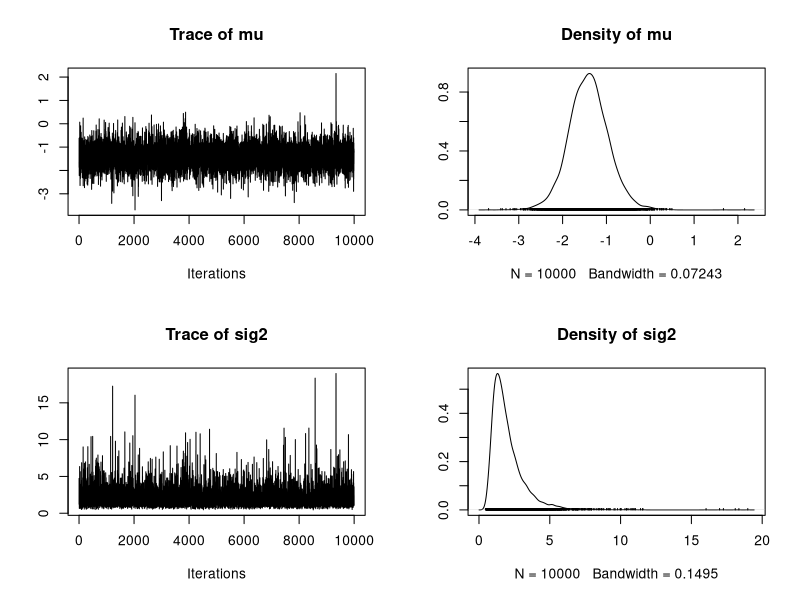
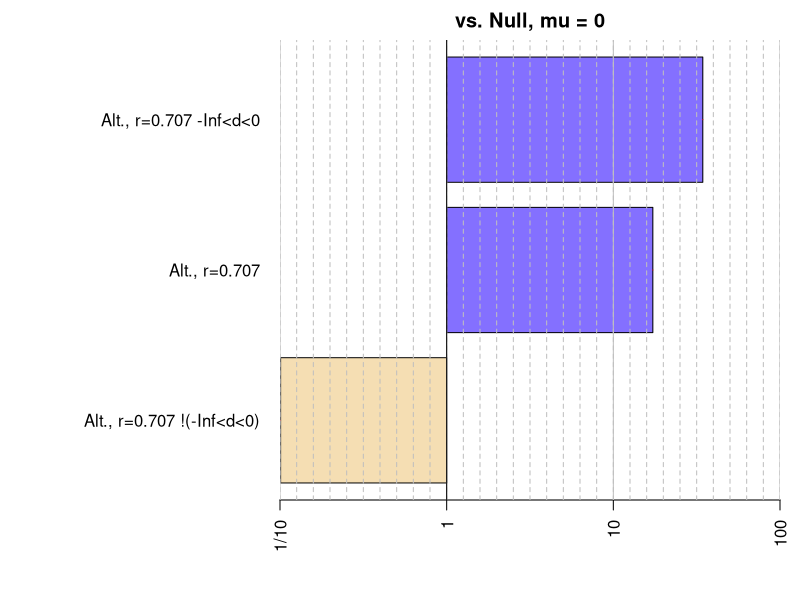
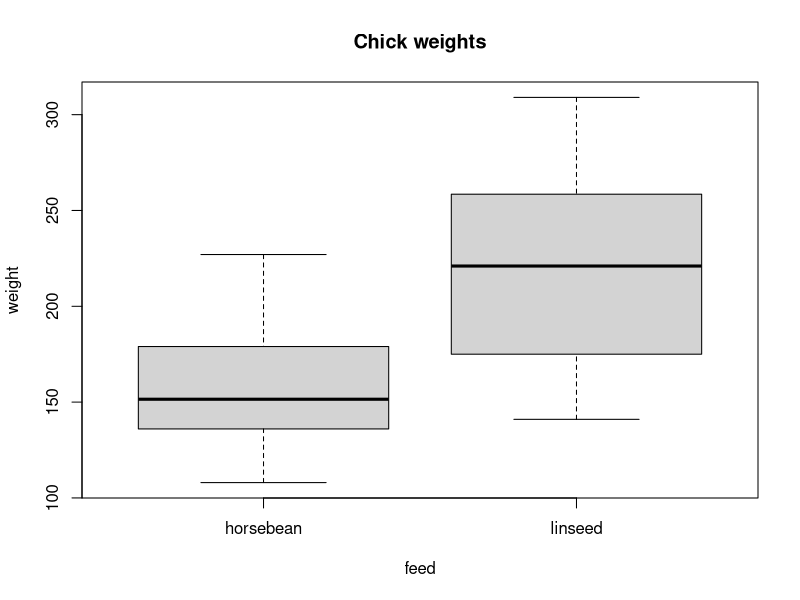
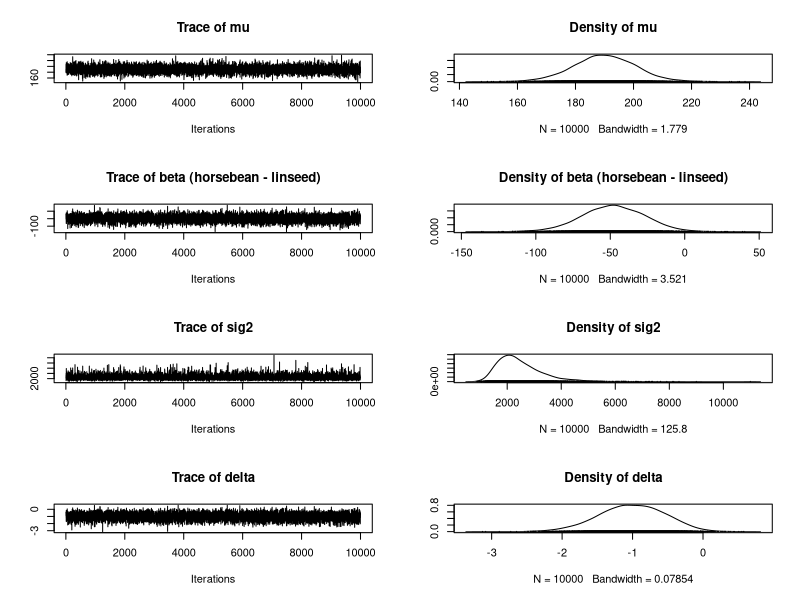
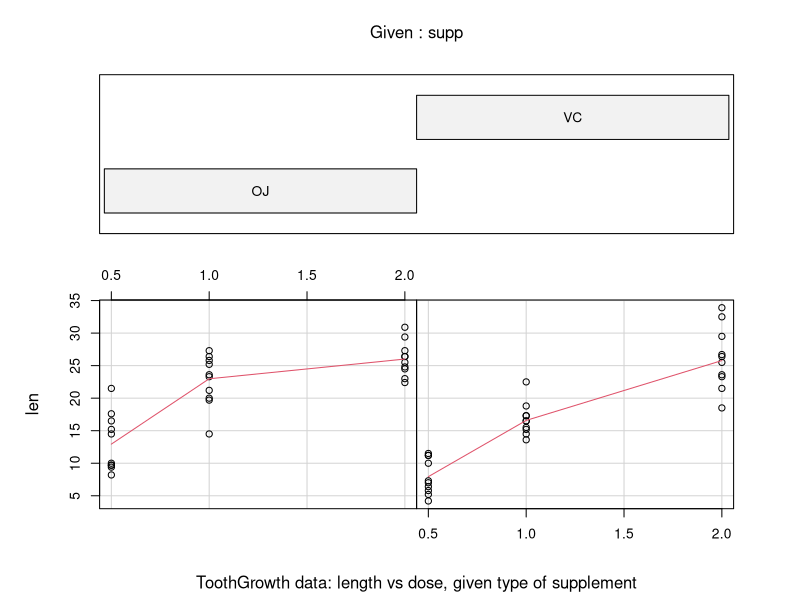
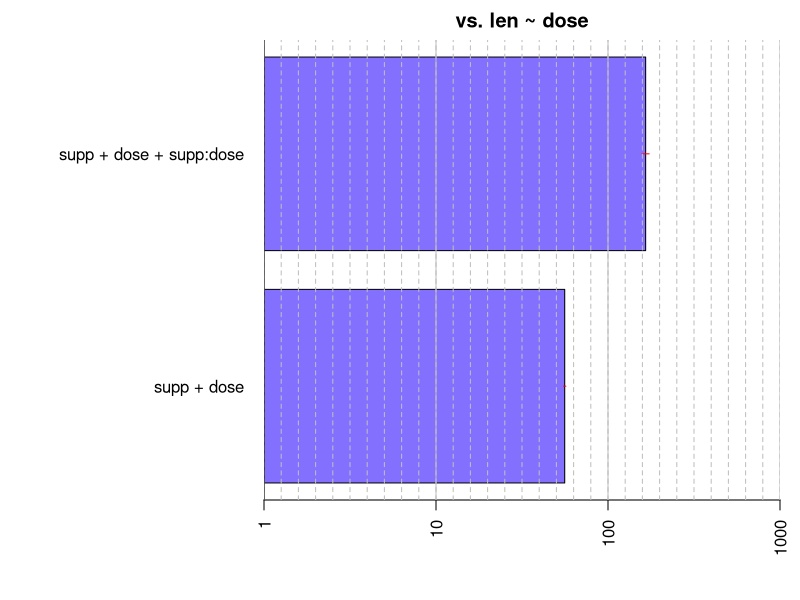
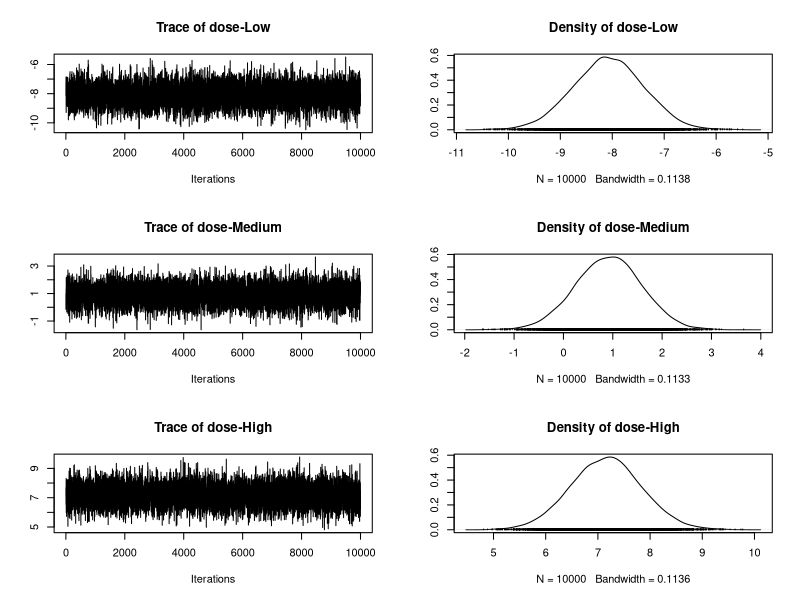
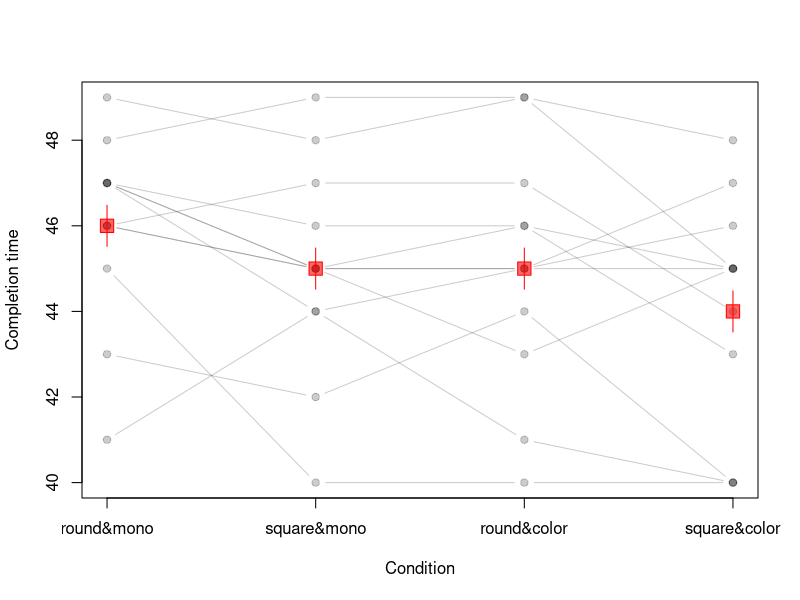

The R script that drew these images, in order:
## ---- chunk 1
library(knitr)
options(digits=3)
require(graphics)
set.seed(2)
## ---- chunk 2
library(BayesFactor)
## ---- chunk 3
options(BFprogress = FALSE)
bfversion = BFInfo()
session = sessionInfo()[[1]]
rversion = paste(session$version.string," on ",session$platform,sep="")
## ---- chunk 4
data(sleep)

## Compute difference scores
diffScores = sleep$extra[1:10] - sleep$extra[11:20]

## Traditional two-tailed t test
t.test(diffScores)
## ---- chunk 5
bf = ttestBF(x = diffScores)
## Equivalently:
## bf = ttestBF(x = sleep$extra[1:10],y=sleep$extra[11:20], paired=TRUE)
bf
## ---- chunk 6
1 / bf
## ---- chunk 7
options()$BFprogress
chains = posterior(bf, iterations = 1000)
summary(chains)
## ---- chunk 8
chains2 = recompute(chains, iterations = 10000)
plot(chains2[,1:2])
## ---- chunk 9
bfInterval = ttestBF(x = diffScores, nullInterval=c(-Inf,0))
bfInterval
## ---- chunk 10
bfInterval[1] / bfInterval[2]
## ---- chunk 11
allbf = c(bf, bfInterval)
allbf
## ---- chunk 12
plot(allbf)
## ---- chunk 13
bfmat = allbf / allbf
bfmat
## ---- chunk 14
bfmat[,2]
bfmat[1,]
## ---- chunk 15
bfmat[,1:2]
t(bfmat[,1:2])
## ---- chunk 16
data(chickwts)

## Restrict to two groups
chickwts = chickwts[chickwts$feed %in% c("horsebean","linseed"),]
## Drop unused factor levels
chickwts$feed = factor(chickwts$feed)

## Plot data
plot(weight ~  feed, data = chickwts, main = "Chick weights")
## ---- chunk 17
## traditional t test
t.test(weight ~ feed, data = chickwts, var.eq=TRUE)
## ---- chunk 18
## Compute Bayes factor
bf = ttestBF(formula = weight ~ feed, data = chickwts)
bf
## ---- chunk 19
chains = posterior(bf, iterations = 10000)
plot(chains[,1:4])
## ---- chunk 20
data(ToothGrowth)

## Example plot from ?ToothGrowth

coplot(len ~ dose | supp, data = ToothGrowth, panel = panel.smooth,
       xlab = "ToothGrowth data: length vs dose, given type of supplement")

## Treat dose as a factor
ToothGrowth$dose = factor(ToothGrowth$dose)
levels(ToothGrowth$dose) = c("Low", "Medium", "High")

summary(aov(len ~ supp*dose, data=ToothGrowth))
## ---- chunk 21
bf = anovaBF(len ~ supp*dose, data=ToothGrowth)
bf
## ---- chunk 22
plot(bf[3:4] / bf[2])
## ---- chunk 23
bf = anovaBF(len ~ supp*dose, data=ToothGrowth, whichModels="top")
bf
## ---- chunk 24
bfMainEffects = lmBF(len ~ supp + dose, data = ToothGrowth)
bfInteraction = lmBF(len ~ supp + dose + supp:dose, data = ToothGrowth)
## Compare the two models
bf = bfInteraction / bfMainEffects
bf
## ---- chunk 25
newbf = recompute(bf, iterations = 500000)
newbf
## ---- chunk 26
## Sample from the posterior of the full model
chains = posterior(bfInteraction, iterations = 10000)
## 1:13 are the only "interesting" parameters
summary(chains[,1:13])
## ---- chunk 27
plot(chains[,4:6])
## ---- chunk 28
data(puzzles)
## ---- chunk 29
## plot the data
aovObj = aov(RT ~ shape*color + Error(ID/(shape*color)), data=puzzles)

matplot(t(matrix(puzzles$RT,12,4)),ty='b',pch=19,lwd=1,lty=1,col=rgb(0,0,0,.2), ylab="Completion time", xlab="Condition",xaxt='n')
axis(1,at=1:4,lab=c("round&mono","square&mono","round&color","square&color"))
mns = tapply(puzzles$RT,list(puzzles$color,puzzles$shape),mean)[c(2,4,1,3)]
points(1:4,mns,pch=22,col="red",bg=rgb(1,0,0,.6),cex=2)
# within-subject standard error, uses MSE from ANOVA
stderr = sqrt(sum(aovObj[[5]]$residuals^2)/11)/sqrt(12)
segments(1:4,mns + stderr,1:4,mns - stderr,col="red")
## ---- chunk 30
summary(aov(RT ~ shape*color + Error(ID/(shape*color)), data=puzzles))
## ---- chunk 31
bf = anovaBF(RT ~ shape*color + ID, data = puzzles, 
             whichRandom="ID")
## ---- chunk 32
bf
## ---- chunk 33
plot(bf)
## ---- chunk 34
bfWithoutID = lmBF(RT ~ shape*color, data = puzzles)
bfWithoutID
## ---- chunk 35
bfOnlyID = lmBF(RT ~ ID, whichRandom="ID",data = puzzles)
bf2 = bfWithoutID / bfOnlyID
bf2
## ---- chunk 36
bfall = c(bf,bf2)
## ---- chunk 37
bf[4] / bf2
## ---- chunk 38
data(attitude)

## Traditional multiple regression analysis
lmObj = lm(rating ~ ., data = attitude)
summary(lmObj)
## ---- chunk 39
bf = regressionBF(rating ~ ., data = attitude)
length(bf)
## ---- chunk 40
## Choose a specific model
bf["privileges + learning + raises + critical + advance"]
## Best 6 models
head(bf, n=6)
## Worst 4 models
tail(bf, n=4)
## which model index is the best?
BayesFactor::which.max(bf)
BayesFactor::which.min(bf)
which.max(bf)
which.min(bf)
## Compare the 5 best models to the best
bf2 = head(bf) / max(bf)
bf2
plot(bf2)
## ---- chunk 41
bf = regressionBF(rating ~ ., data = attitude, whichModels = "top")
## The seventh model is the most complex
bf
plot(bf)
## ---- chunk 42
bf = regressionBF(rating ~ ., data = attitude, whichModels = "bottom")
plot(bf)
## ---- chunk 43
complaintsOnlyBf = lmBF(rating ~ complaints, data = attitude) 
complaintsLearningBf = lmBF(rating ~ complaints + learning, data = attitude) 
## Compare the two models
complaintsOnlyBf / complaintsLearningBf
## ---- chunk 44
chains = posterior(complaintsLearningBf, iterations = 10000)
summary(chains)
## ---- chunk 45
summary(lm(rating ~ complaints + learning, data = attitude))
## ---- chunk 46
rm(ToothGrowth)
## ---- chunk 47
data(ToothGrowth)

# model log2 of dose instead of dose directly
ToothGrowth$dose = log2(ToothGrowth$dose)

# Classical analysis for comparison
lmToothGrowth <- lm(len ~ supp + dose + supp:dose, data=ToothGrowth)
summary(lmToothGrowth)
## ---- chunk 48
full <- lmBF(len ~ supp + dose + supp:dose, data=ToothGrowth)
noInteraction <- lmBF(len ~ supp + dose, data=ToothGrowth)
onlyDose <- lmBF(len ~ dose, data=ToothGrowth)
onlySupp <- lmBF(len ~ supp, data=ToothGrowth)

allBFs <- c(full, noInteraction, onlyDose, onlySupp)
allBFs
## ---- chunk 49
full / noInteraction
## ---- chunk 50
chainsFull <- posterior(full, iterations = 10000)

# summary of the "interesting" parameters
summary(chainsFull[,1:7])
## ---- chunk 51
chainsNoInt <- posterior(noInteraction, iterations = 10000)
## ---- chunk 52
ToothGrowth$dose <- ToothGrowth$dose - mean(ToothGrowth$dose)

cmeans <- colMeans(chainsFull)[1:6]
ints <- cmeans[1] + c(-1, 1) * cmeans[2]
slps <- cmeans[4] + c(-1, 1) * cmeans[5]


par(cex=1.8, mfrow=c(1,2))
plot(len ~ dose, data=ToothGrowth, pch=as.integer(ToothGrowth$supp)+20, bg = rgb(as.integer(ToothGrowth$supp)-1,2-as.integer(ToothGrowth$supp),0,.5),col=NULL,xaxt="n",ylab="Tooth length",xlab="Vitamin C dose (mg)")
abline(a=ints[1],b=slps[1],col=2)
abline(a=ints[2],b=slps[2],col=3)

axis(1,at=-1:1,lab=2^(-1:1))

dataVC <- ToothGrowth[ToothGrowth$supp=="VC",]
dataOJ <- ToothGrowth[ToothGrowth$supp=="OJ",]
lmVC <- lm(len ~ dose, data=dataVC)
lmOJ <- lm(len ~ dose, data=dataOJ)
abline(lmVC,col=2,lty=2)
abline(lmOJ,col=3,lty=2)

mtext("Interaction",3,.1,adj=1,cex=1.3)


# Do single slope

cmeans <- colMeans(chainsNoInt)[1:4]
ints <- cmeans[1] + c(-1, 1) * cmeans[2]
slps <- cmeans[4] 


plot(len ~ dose, data=ToothGrowth, pch=as.integer(ToothGrowth$supp)+20, bg = rgb(as.integer(ToothGrowth$supp)-1,2-as.integer(ToothGrowth$supp),0,.5),col=NULL,xaxt="n",ylab="Tooth length",xlab="Vitamin C dose (mg)")
abline(a=ints[1],b=slps,col=2)
abline(a=ints[2],b=slps,col=3)

axis(1,at=-1:1,lab=2^(-1:1))

mtext("No interaction",3,.1,adj=1,cex=1.3)
## ---- chunk 53
summary(chainsNoInt[,1:5])
## ---- chunk 54
ToothGrowth$doseAsFactor <- factor(ToothGrowth$dose)
levels(ToothGrowth$doseAsFactor) <- c(.5,1,2)

aovBFs <- anovaBF(len ~ doseAsFactor + supp + doseAsFactor:supp, data = ToothGrowth)
## ---- chunk 55
allBFs <- c(aovBFs, full, noInteraction, onlyDose)

## eliminate the supp-only model, since it performs so badly
allBFs <- allBFs[-1]

## Compare to best model
allBFs / max(allBFs)
## ---- chunk 56
plot(allBFs / max(allBFs))
## ---- chunk 57
data(puzzles)

puzzleGenBF <- generalTestBF(RT ~ shape + color + shape:color + ID, data=puzzles, whichRandom="ID")

puzzleGenBF
## ---- chunk 58
puzzleGenBF <- generalTestBF(RT ~ shape + color + shape:color + ID, data=puzzles, whichRandom="ID", neverExclude="ID")

puzzleGenBF
## ---- chunk 59
puzzleGenBF <- generalTestBF(RT ~ shape + color + shape:color + shape:ID + ID, data=puzzles, whichRandom="ID", neverExclude="ID")

puzzleGenBF
## ---- chunk 60
puzzleGenBF <- generalTestBF(RT ~ shape + color + shape:color + shape:ID + ID, data=puzzles, whichRandom="ID", neverExclude="^ID$")

puzzleGenBF
## ---- chunk 61
puzzleCullBF <- generalTestBF(RT ~ shape + color + shape:color + ID, data=puzzles, whichRandom="ID", noSample=TRUE,whichModels='all')

puzzleCullBF
## ---- chunk 62
missing = puzzleCullBF[ is.na(puzzleCullBF) ]
done = puzzleCullBF[ !is.na(puzzleCullBF) ]

missing
## ---- chunk 63
# get the names of the numerator models
missingModels = names(missing)$numerator

# search them to see if they contain "shape" or "color" - 
# results are logical vectors
containsShape = grepl("shape",missingModels)
containsColor = grepl("color",missingModels)

# anything that does not contain "shape" and "color"
containsOnlyOne = !(containsShape & containsColor)

# restrict missing to only those of interest
missingOfInterest = missing[containsOnlyOne]

missingOfInterest
## ---- chunk 64
# recompute the Bayes factors for the missing models of interest
sampledBayesFactors = recompute(missingOfInterest)

sampledBayesFactors

# Add them together with our other Bayes factors, already computed:
completeBayesFactors = c(done, sampledBayesFactors)

completeBayesFactors
## ---- chunk 65
data(puzzles)

# Get MCMC chains corresponding to "full" model
# We prevent sampling so we can see the parameter names
# iterations argument is necessary, but not used
fullModel = lmBF(RT ~ shape + color + shape:color + ID, data = puzzles, noSample=TRUE, posterior = TRUE, iterations=3)

fullModel
## ---- chunk 66
fullModelFiltered = lmBF(RT ~ shape + color + shape:color + ID, data = puzzles, noSample=TRUE, posterior = TRUE, iterations=3,columnFilter="ID")

fullModelFiltered
## ---- chunk 67
# Sample 10000 iterations, eliminating ID columns
chains = lmBF(RT ~ shape + color + shape:color + ID, data = puzzles, posterior = TRUE, iterations=10000,columnFilter="ID")
## ---- chunk 68
par(mfrow=c(1,2))
plot(as.vector(chains[1:1000,"shape-round"]),type="l",xlab="Iterations",ylab="parameter shape-round")
acf(chains[,"shape-round"])
## ---- chunk 69
chainsThinned = recompute(chains, iterations=20000, thin=2)

# check size of MCMC chain
dim(chainsThinned)
## ---- chunk 70
par(mfrow=c(1,2))
plot(as.vector(chainsThinned[1:1000,"shape-round"]),type="l",xlab="Iterations",ylab="parameter shape-round")
acf(chainsThinned[,"shape-round"])
